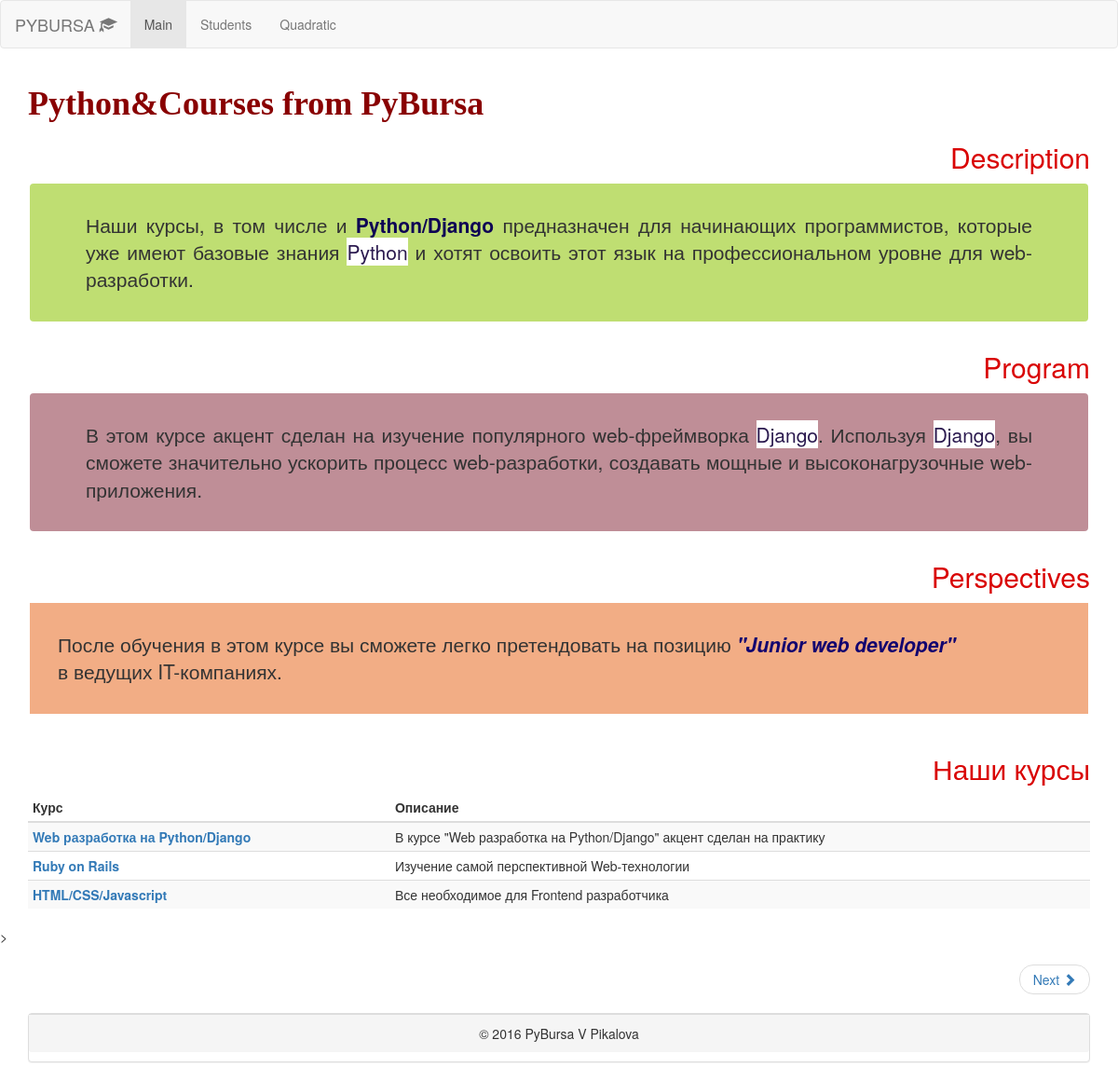
The page / on the database its author committed.
### courses/models.py (models this page shows, shortened)
class Course(models.Model):
	name = models.CharField(max_length=255)
	short_description = models.CharField(max_length=255)
	description = models.TextField(max_length=255)
	coach = models.ForeignKey(Coach, null = True, blank = True, related_name='coach_courses')
	assistant = models.ForeignKey(Coach, null = True, blank = True, related_name='assistant_courses')

### pybursa/views.py (the view)
# urls.py: url(r'^$', views.course_descript, name="index"),
def course_descript(request):
    courses = Course.objects.all()
    return render(request, 'index.html', {'courses': courses})

### templates/index.html (shortened to what this page needs)
{% load staticfiles %}
<!DOCTYPE html>
<html>
<head>
	<link href="{% static 'css/bootstrap.min.css' %}" rel="stylesheet">
	<link href="{% static 'css/style.css' %}" rel="stylesheet">
</head>
<body>
<nav class="navbar navbar-default">
  <div class="container-fluid">
    <div class="navbar-header">
      <a class="navbar-brand" href="{% url 'index' %}">PYBURSA <span class="glyphicon glyphicon-education"></span></a>
    </div>
    <ul class="nav navbar-nav">
      <li class="active"><a href="{% url 'index' %}">Main</a></li>
      <li><a href="{% url 'students:list_view' %}">Students</a></li>
      <li><a href="{% url 'results'  %}">Quadratic</a></li>
    </ul>
  </div>
</nav>
    <div class="container">
        <h1 class="head1">Python&amp;Courses from PyBursa</h1>
        <h2 class="head2 text-right">Description </h2>
        <p class="lead text_pp text-justify jumbotron">Наши курсы, в том числе и <span class="word_highlight1">Python/Django</span> предназначен для начинающих программистов, которые уже имеют базовые знания <span class="word_highlight2">Python</span>
			и хотят освоить этот язык на профессиональном уровне для web-разработки.</p>
        <h2 class="head2 text-right">Program </h2>
        <p class="lead text_pp2 text-justify jumbotron">В этом курсе акцент сделан на изучение популярного web-фреймворка  <span class="word_highlight2">Django</span>.
			Используя <span class="word_highlight2">Django</span>, вы сможете значительно ускорить процесс web-разработки, создавать мощные и высоконагрузочные web-приложения.
		 </p>
		 <h2 class="head2 text-right">Perspectives</h2>
	<div class="lead">
		<p class="text_pp3">
			После обучения в этом курсе вы сможете легко претендовать на позицию <span class="word_highlight3">"Junior web developer"</span> <br>в ведущих IT-компаниях.
		</p>
	</div>
    </div>
<div class="container">
<h2 class="head2 text-right">Наши курсы</h2>
                <div class="table-responsive">
                    <table class="table table-striped table-hover table-condensed">
                        <thead>
                            <tr>
                                <th>Курс </th>
                                <th>Описание </th>
                            </tr>
                        </thead>
                        <tbody>
                            {% for x in courses %}
                            <tr>
                                <td><a href="{% url 'courses:detail' x.id %}"><strong>{{ x.name }}</strong></a></td>
                                <td>{{ x.short_description }}</td>
                            </tr>
                            {% endfor %}
                        </tbody>
                    </table>
                </div>
</div>>
    <div class="container">
    <ul class="pager">
        <li class="next"><a href="{% url 'contact' %}">Next <span class="glyphicon glyphicon-chevron-right"></span></a></li>
   </ul>
    <div>
    	<div class="panel panel-default text-center">
            <p class="panel-footer"> © 2016 PyBursa V Pikalova </p>
        </div>
    </div>
    </div>
   </body>
</html>

### static/css/style.css (style rules this page uses)
.word_highlight1 { color: #0E0354; font-weight: bold; }
.word_highlight2 { color: #2B1A4F; font-weight: bolder; background-color: white; }
.word_highlight3 { color: #12046F; font-weight: bold; font-style: italic; }
.head1 { color: #890001; font-weight: bold; font-family: 'PT Serif Caption', serif; }
.head2 { color: #D90404; }
.text_pp { background-color: #BFDE72; border:2px solid white; padding-top: 30px; padding-right: 30px; padding-bottom: 30px; padding-left: 30px; }
.text_pp2 { background-color:#BF8E97; border:2px solid white; padding-top: 30px; padding-right: 30px; padding-bottom: 30px; padding-left: 30px; }
.text_pp3 { background-color:#F2AD85; border:2px solid white; padding-top: 30px; padding-right: 30px; padding-bottom: 30px; padding-left: 30px; }

### rows shown on the page
Course: name "Web разработка на Python/Django", short_description "В курсе \"Web разработка на Python/Django\" акцент сделан на практику"
Course: name "Ruby on Rails", short_description "Изучение самой перспективной Web-технологии"
Course: name "HTML/CSS/Javascript", short_description "Все необходимое для Frontend разработчика"
